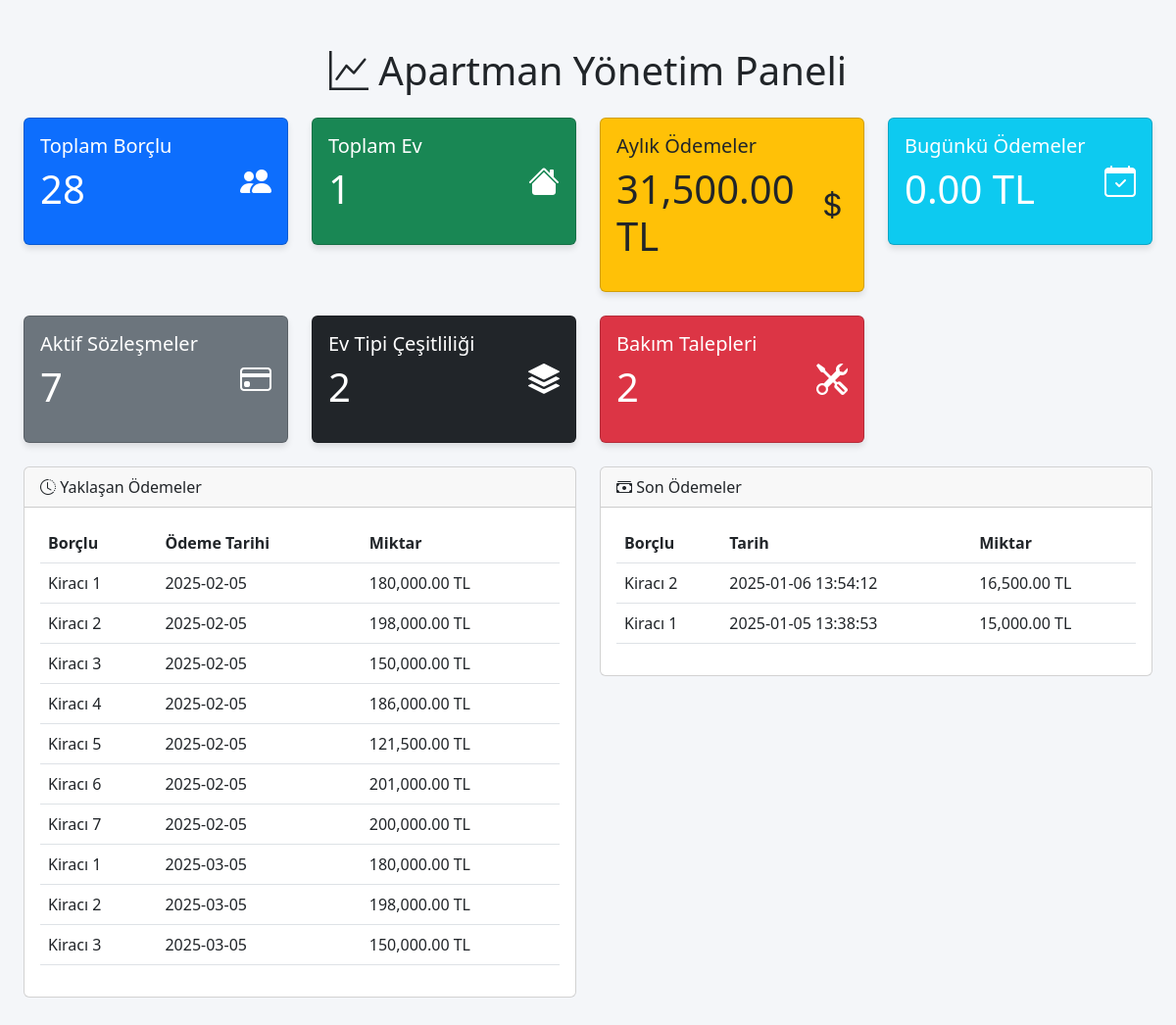
/deneme2.php, run on the app's committed database.
### tables this page shows
CREATE TABLE `loan_schedules` (
  `id` int(11) NOT NULL,
  `loan_id` int(11) NOT NULL,
  `date_due` date NOT NULL
);

CREATE TABLE `borrowers` (
  `id` int(11) NOT NULL,
  `firstname` varchar(100) NOT NULL,
  `middlename` varchar(100) NOT NULL,
  `lastname` varchar(100) NOT NULL,
  `contact_no` varchar(30) NOT NULL,
  `address` text NOT NULL,
  `email` varchar(50) NOT NULL,
  `tax_id` varchar(50) NOT NULL,
  `date_created` int(11) NOT NULL
);

CREATE TABLE `loan_list` (
  `id` int(11) NOT NULL,
  `ref_no` varchar(50) NOT NULL,
  `loan_type_id` int(11) NOT NULL,
  `borrower_id` int(11) NOT NULL,
  `purpose` text NOT NULL,
  `amount` double NOT NULL,
  `plan_id` int(11) NOT NULL,
  `status` tinyint(1) NOT NULL DEFAULT 0 COMMENT '0= request, 1= confrimed,2=released,3=complteted,4=denied\r\n',
  `date_released` datetime NOT NULL,
  `date_created` datetime NOT NULL DEFAULT current_timestamp() ON UPDATE current_timestamp()
);

CREATE TABLE `payments` (
  `id` int(11) NOT NULL,
  `loan_id` int(11) NOT NULL,
  `payee` text NOT NULL,
  `amount` float NOT NULL DEFAULT 0,
  `penalty_amount` float NOT NULL DEFAULT 0,
  `overdue` tinyint(1) NOT NULL DEFAULT 0 COMMENT '0=no , 1 = yes',
  `date_created` datetime NOT NULL DEFAULT current_timestamp()
);

### deneme2.php (the view, shortened to what this page needs)
<?php
$host = 'localhost';
$db = 'loan_db';
$user = 'root';
$pass = '';
$charset = 'utf8mb4';
$dsn = "mysql:host=$host;dbname=$db;charset=$charset";
$options = [
    PDO::ATTR_ERRMODE            => PDO::ERRMODE_EXCEPTION,
    PDO::ATTR_DEFAULT_FETCH_MODE => PDO::FETCH_ASSOC,
    PDO::ATTR_EMULATE_PREPARES   => false,
];
try {
    $pdo = new PDO($dsn, $user, $pass, $options);
} catch (\PDOException $e) {
    die("Veritabanı Bağlantı Hatası: " . $e->getMessage());
}
$queries = [
    'total_borrowers' => "SELECT COUNT(*) AS total FROM borrowers",
    'total_houses' => "SELECT COUNT(*) AS total FROM house",
    'total_payments_monthly' => "SELECT COALESCE(SUM(amount), 0) AS total FROM payments WHERE MONTH(date_created) = MONTH(CURRENT_DATE()) AND YEAR(date_created) = YEAR(CURRENT_DATE())",
    'today_payments' => "SELECT COALESCE(SUM(amount), 0) AS total FROM payments WHERE DATE(date_created) = CURRENT_DATE()",
    'active_loans' => "SELECT COUNT(*) AS total FROM loan_list WHERE status = 2",
    'active_loan_types' => "SELECT COUNT(DISTINCT loan_type_id) AS total FROM loan_list WHERE status = 2",
    'maintenance_requests' => "SELECT COUNT(*) AS total FROM maintenance_requests"
];
$stats = [];
foreach ($queries as $key => $sql) {
    $stmt = $pdo->query($sql);
    $stats[$key] = $stmt->fetch()['total'];
}
$upcoming_payments_sql = "SELECT
    ls.loan_id, ls.date_due, ll.ref_no,
    b.firstname, b.lastname,
    ll.amount AS total_loan_amount,
    lp.months AS loan_duration,
    lp.interest_percentage
FROM
    loan_schedules ls
JOIN loan_list ll ON ls.loan_id = ll.id
JOIN borrowers b ON ll.borrower_id = b.id
JOIN loan_plan lp ON ll.plan_id = lp.id
WHERE
    ls.date_due BETWEEN CURDATE() AND DATE_ADD(CURDATE(), INTERVAL 3 MONTH)
    AND ls.id NOT IN (SELECT loan_id FROM payments)
ORDER BY ls.date_due ASC
LIMIT 10";
$upcoming_payments = $pdo->query($upcoming_payments_sql);
$last_payments_sql = "SELECT
    p.id, p.amount, p.date_created,
    b.firstname, b.lastname,
    ll.ref_no, p.penalty_amount
FROM
    payments p
JOIN loan_list ll ON p.loan_id = ll.id
JOIN borrowers b ON ll.borrower_id = b.id
ORDER BY p.date_created DESC
LIMIT 5";
$last_payments = $pdo->query($last_payments_sql);
?>
<!DOCTYPE html>
<html lang="tr">
<head>
    <link href="https://cdn.jsdelivr.net/npm/bootstrap@5.3.0/dist/css/bootstrap.min.css" rel="stylesheet">
    <link href="https://cdn.jsdelivr.net/npm/bootstrap-icons@1.10.0/font/bootstrap-icons.css" rel="stylesheet">
</head>
<body>
<div class="container-fluid px-4 py-5">
    <div class="row">
        <div class="col-12">
            <h1 class="display-6 text-center mb-4">
                <i class="bi bi-graph-up"></i> Apartman Yönetim Paneli
            </h1>
        </div>
    </div>
    <div class="row g-4 mb-4">
        <div class="col-md-3">
            <div class="card card-custom bg-primary text-white">
                <div class="card-body d-flex justify-content-between align-items-center">
                    <div>
                        <h5 class="card-title">Toplam Borçlu</h5>
                        <p class="display-6"><?= $stats['total_borrowers'] ?></p>
                    </div>
                    <i class="bi bi-people-fill fs-2"></i>
                </div>
            </div>
        </div>
        <div class="col-md-3">
            <div class="card card-custom bg-success text-white">
                <div class="card-body d-flex justify-content-between align-items-center">
                    <div>
                        <h5 class="card-title">Toplam Ev</h5>
                        <p class="display-6"><?= $stats['total_houses'] ?></p>
                    </div>
                    <i class="bi bi-house-fill fs-2"></i>
                </div>
            </div>
        </div>
        <div class="col-md-3">
            <div class="card card-custom bg-warning text-dark">
                <div class="card-body d-flex justify-content-between align-items-center">
                    <div>
                        <h5 class="card-title">Aylık Ödemeler</h5>
                        <p class="display-6"><?= number_format($stats['total_payments_monthly'], 2) ?> TL</p>
                    </div>
                    <i class="bi bi-currency-dollar fs-2"></i>
                </div>
            </div>
        </div>
        <div class="col-md-3">
            <div class="card card-custom bg-info text-white">
                <div class="card-body d-flex justify-content-between align-items-center">
                    <div>
                        <h5 class="card-title">Bugünkü Ödemeler</h5>
                        <p class="display-6"><?= number_format($stats['today_payments'], 2) ?> TL</p>
                    </div>
                    <i class="bi bi-calendar-check fs-2"></i>
                </div>
            </div>
        </div>
        <div class="col-md-3">
            <div class="card card-custom bg-secondary text-white">
                <div class="card-body d-flex justify-content-between align-items-center">
                    <div>
                        <h5 class="card-title">Aktif Sözleşmeler</h5>
                        <p class="display-6"><?= $stats['active_loans'] ?></p>
                    </div>
                    <i class="bi bi-credit-card fs-2"></i>
                </div>
            </div>
        </div>
        <div class="col-md-3">
            <div class="card card-custom bg-dark text-white">
                <div class="card-body d-flex justify-content-between align-items-center">
                    <div>
                        <h5 class="card-title">Ev Tipi Çeşitliliği</h5>
                        <p class="display-6"><?= $stats['active_loan_types'] ?></p>
                    </div>
                    <i class="bi bi-stack fs-2"></i>
                </div>
            </div>
        </div>
        <div class="col-md-3">
            <div class="card card-custom bg-danger text-white">
                <div class="card-body d-flex justify-content-between align-items-center">
                    <div>
                        <h5 class="card-title">Bakım Talepleri</h5>
                        <p class="display-6"><?= $stats['maintenance_requests'] ?></p>
                    </div>
                    <i class="bi bi-tools fs-2"></i>
                </div>
            </div>
        </div>
    </div>
    <div class="row">
        <div class="col-md-6">
            <div class="card mb-4">
                <div class="card-header">
                    <i class="bi bi-clock-history"></i> Yaklaşan Ödemeler
                </div>
                <div class="card-body">
                    <table class="table table-hover">
                        <thead>
                            <tr>
                                <th>Borçlu</th>
                                <th>Ödeme Tarihi</th>
                                <th>Miktar</th>
                            </tr>
                        </thead>
                        <tbody>
                            <?php while($row = $upcoming_payments->fetch()): ?>
                            <tr>
                                <td><?= $row['firstname'] . ' ' . $row['lastname'] ?></td>
                                <td><?= $row['date_due'] ?></td>
                                <td><?= number_format($row['total_loan_amount'], 2) ?> TL</td>
                            </tr>
                            <?php endwhile; ?>
                        </tbody>
                    </table>
                </div>
            </div>
        </div>
        <div class="col-md-6">
            <div class="card mb-4">
                <div class="card-header">
                    <i class="bi bi-cash-stack"></i> Son Ödemeler
                </div>
                <div class="card-body">
                    <table class="table table-hover">
                        <thead>
                            <tr>
                                <th>Borçlu</th>
                                <th>Tarih</th>
                                <th>Miktar</th>
                            </tr>
                        </thead>
                        <tbody>
                            <?php while($row = $last_payments->fetch()): ?>
                            <tr>
                                <td><?= $row['firstname'] . ' ' . $row['lastname'] ?></td>
                                <td><?= $row['date_created'] ?></td>
                                <td><?= number_format($row['amount'], 2) ?> TL</td>
                            </tr>
                            <?php endwhile; ?>
                        </tbody>
                    </table>
                </div>
            </div>
        </div>
    </div>
</div>
</body>
</html>

### deneme2.php (style rules this page uses)
body { background-color: #f4f6f9; }
.card-custom { transition: all 0.3s ease; box-shadow: 0 4px 6px rgba(0,0,0,0.1); }

### data on the page
loan_schedules: borrowers.firstname "Kiracı 1", date_due "2025-02-05", loan_list.amount "180,000.00"
loan_schedules: borrowers.firstname "Kiracı 2", date_due "2025-02-05", loan_list.amount "198,000.00"
loan_schedules: borrowers.firstname "Kiracı 3", date_due "2025-02-05", loan_list.amount "150,000.00"
loan_schedules: borrowers.firstname "Kiracı 4", date_due "2025-02-05", loan_list.amount "186,000.00"
loan_schedules: borrowers.firstname "Kiracı 5", date_due "2025-02-05", loan_list.amount "121,500.00"
loan_schedules: borrowers.firstname "Kiracı 6", date_due "2025-02-05", loan_list.amount "201,000.00"
loan_schedules: borrowers.firstname "Kiracı 7", date_due "2025-02-05", loan_list.amount "200,000.00"
loan_schedules: borrowers.firstname "Kiracı 1", date_due "2025-03-05", loan_list.amount "180,000.00"
loan_schedules: borrowers.firstname "Kiracı 2", date_due "2025-03-05", loan_list.amount "198,000.00"
loan_schedules: borrowers.firstname "Kiracı 3", date_due "2025-03-05", loan_list.amount "150,000.00"
payments: borrowers.firstname "Kiracı 2", date_created "2025-01-06 13:54:12", amount "16,500.00"
payments: borrowers.firstname "Kiracı 1", date_created "2025-01-05 13:38:53", amount "15,000.00"

### other printed values
$stats['total_borrowers'] "28"
$stats['total_houses'] "1"
$stats['total_payments_monthly'] "31,500.00"
$stats['today_payments'] "0.00"
$stats['active_loans'] "7"
$stats['active_loan_types'] "2"
$stats['maintenance_requests'] "2"
